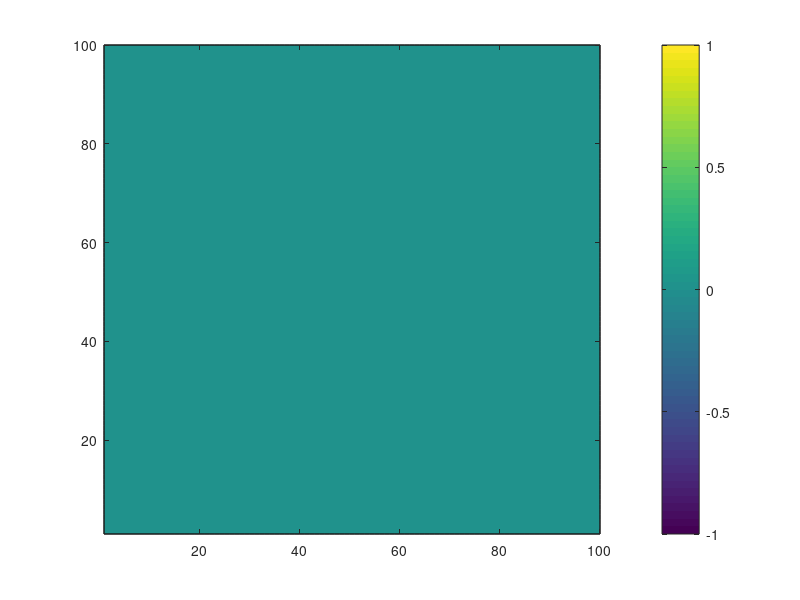

Write MATLAB code to recreate this figure. (Note: this script raises an error after producing the figure.)
x_size = 100;
y_size = 100;
avi = zeros(x_size, y_size);
theta_range = [68.48922302969956, 77.03805174668921];
varphi_range = [32.29551780818801, 61.38811031350902];
start_place = [58 + 48 / 60, 76 + 14/60];
end_place = [34, 69.5];
x2varphi = @(x) varphi_range(1) + (x - 1) / (x_size - 1)...
    * (varphi_range(2) - varphi_range(1));
y2theta = @(y) theta_range(1) + (y - 1) / (y_size - 1)...
    * (theta_range(2) - theta_range(1));
costline = load('input/costline.txt');

xy2ecs = @(x, y) [x2varphi(x), y2theta(y)];
varphi2x = @(varphi) round((varphi - varphi_range(1) )/ ...
    (varphi_range(2) - varphi_range(1)) *  (x_size - 1)) + 1;
theta2y = @(theta) round((theta - theta_range(1) ) / ...
    (theta_range(2) - theta_range(1)) * (y_size - 1)) + 1;
ecs2xy = @(varphi, theta) [varphi2x(varphi),...
    theta2y(theta)];
[m,n]=size(costline);

lasty=1;
thisy=1;
lastx=1;
thisx=1;
 
figure;
contourf(avi');
colorbar
fid = fopen('totalsolve/totalsolve/avi9.txt', 'w');
fprintf(fid, '%d %d \n ', x_size, y_size);
xstart = varphi2x(start_place(1));
ystart = theta2y(start_place(2));
xend = varphi2x(end_place(1));
yend = theta2y(end_place(2));
fprintf(fid, '%d %d \n ', xstart, ystart);
fprintf(fid, '%d %d \n ', xend, yend);
fprintf(fid, '%d %d \n ', theta_range(1), theta_range(2));
fprintf(fid, '%d %d \n ', varphi_range(1), varphi_range(2));

for ix = 1 : x_size
    for iy = 1 : y_size
        fprintf(fid, '%d ', avi(ix, iy));
    end
    fprintf(fid, '\n');
end
fclose(fid);

save model1.mat x_size avi y_size theta_range ...
    varphi_range start_place end_place x2varphi ...
    y2theta varphi2x theta2y